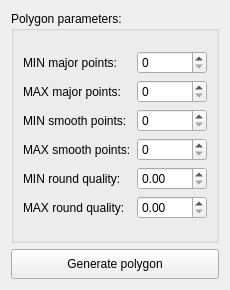
<?xml version="1.0" encoding="UTF-8"?>
<ui version="4.0">
 <class>ControlWindow</class>
 <widget class="QWidget" name="ControlWindow">
  <property name="geometry">
   <rect>
    <x>0</x>
    <y>0</y>
    <width>230</width>
    <height>290</height>
   </rect>
  </property>
  <property name="minimumSize">
   <size>
    <width>230</width>
    <height>290</height>
   </size>
  </property>
  <property name="maximumSize">
   <size>
    <width>230</width>
    <height>290</height>
   </size>
  </property>
  <property name="windowTitle">
   <string>Control</string>
  </property>
  <layout class="QVBoxLayout" name="verticalLayout_4">
   <item>
    <layout class="QVBoxLayout" name="verticalLayout_3">
     <item>
      <widget class="QGroupBox" name="groupBox">
       <property name="title">
        <string>Polygon parameters:</string>
       </property>
       <layout class="QVBoxLayout" name="verticalLayout_2">
        <item>
         <layout class="QVBoxLayout" name="verticalLayout">
          <item>
           <layout class="QHBoxLayout" name="horizontalLayout">
            <item>
             <widget class="QLabel" name="label_2">
              <property name="text">
               <string>MIN major points:</string>
              </property>
             </widget>
            </item>
            <item>
             <widget class="QSpinBox" name="spbMinMajorPoints">
              <property name="maximumSize">
               <size>
                <width>70</width>
                <height>16777215</height>
               </size>
              </property>
             </widget>
            </item>
           </layout>
          </item>
          <item>
           <layout class="QHBoxLayout" name="horizontalLayout_2">
            <item>
             <widget class="QLabel" name="label_1">
              <property name="text">
               <string>MAX major points:</string>
              </property>
             </widget>
            </item>
            <item>
             <widget class="QSpinBox" name="spbMaxMajorPoints">
              <property name="maximumSize">
               <size>
                <width>70</width>
                <height>16777215</height>
               </size>
              </property>
             </widget>
            </item>
           </layout>
          </item>
          <item>
           <layout class="QHBoxLayout" name="horizontalLayout_3">
            <item>
             <widget class="QLabel" name="label_4">
              <property name="text">
               <string>MIN smooth points:</string>
              </property>
             </widget>
            </item>
            <item>
             <widget class="QSpinBox" name="spbMinSmoothPoints">
              <property name="maximumSize">
               <size>
                <width>70</width>
                <height>16777215</height>
               </size>
              </property>
             </widget>
            </item>
           </layout>
          </item>
          <item>
           <layout class="QHBoxLayout" name="horizontalLayout_4">
            <item>
             <widget class="QLabel" name="label_3">
              <property name="text">
               <string>MAX smooth points:</string>
              </property>
             </widget>
            </item>
            <item>
             <widget class="QSpinBox" name="spbMaxSmoothPoints">
              <property name="maximumSize">
               <size>
                <width>70</width>
                <height>16777215</height>
               </size>
              </property>
             </widget>
            </item>
           </layout>
          </item>
          <item>
           <layout class="QHBoxLayout" name="horizontalLayout_5">
            <item>
             <widget class="QLabel" name="label_6">
              <property name="text">
               <string>MIN round quality:</string>
              </property>
             </widget>
            </item>
            <item>
             <widget class="QDoubleSpinBox" name="dspbMinRoundQuality">
              <property name="maximumSize">
               <size>
                <width>70</width>
                <height>16777215</height>
               </size>
              </property>
              <property name="singleStep">
               <double>0.010000000000000</double>
              </property>
             </widget>
            </item>
           </layout>
          </item>
          <item>
           <layout class="QHBoxLayout" name="horizontalLayout_6">
            <item>
             <widget class="QLabel" name="label_5">
              <property name="text">
               <string>MAX round quality:</string>
              </property>
             </widget>
            </item>
            <item>
             <widget class="QDoubleSpinBox" name="dspbMaxRoundQuality">
              <property name="maximumSize">
               <size>
                <width>70</width>
                <height>16777215</height>
               </size>
              </property>
              <property name="singleStep">
               <double>0.010000000000000</double>
              </property>
             </widget>
            </item>
           </layout>
          </item>
         </layout>
        </item>
       </layout>
      </widget>
     </item>
     <item>
      <widget class="QPushButton" name="btnGeneratePolygon">
       <property name="minimumSize">
        <size>
         <width>0</width>
         <height>30</height>
        </size>
       </property>
       <property name="text">
        <string>Generate polygon</string>
       </property>
      </widget>
     </item>
    </layout>
   </item>
  </layout>
 </widget>
 <resources/>
 <connections/>
</ui>
